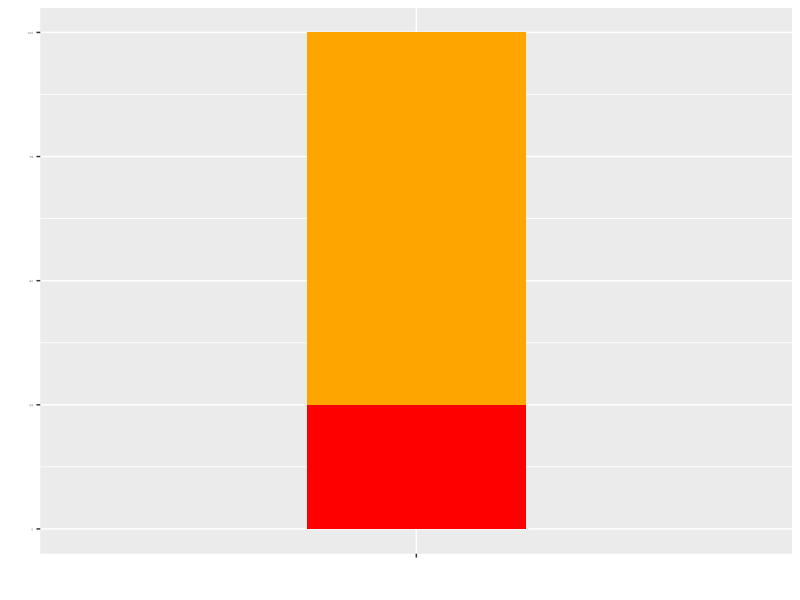
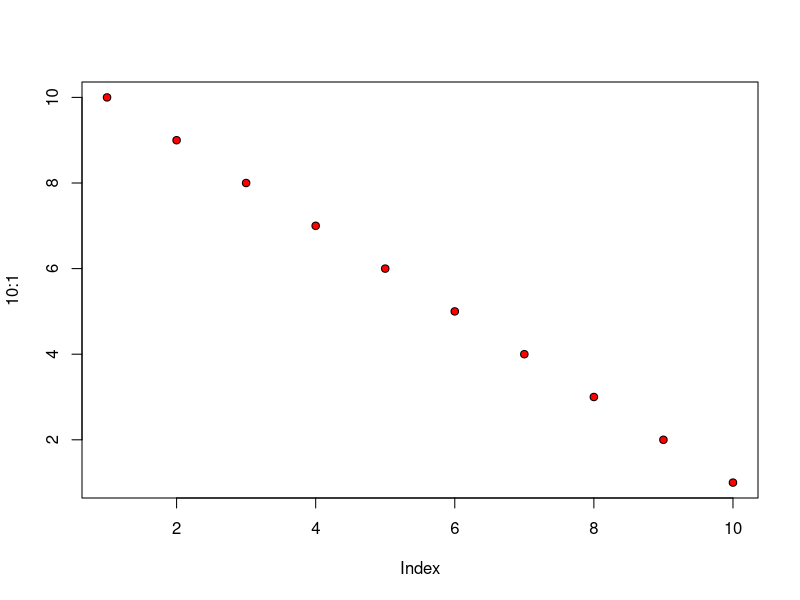
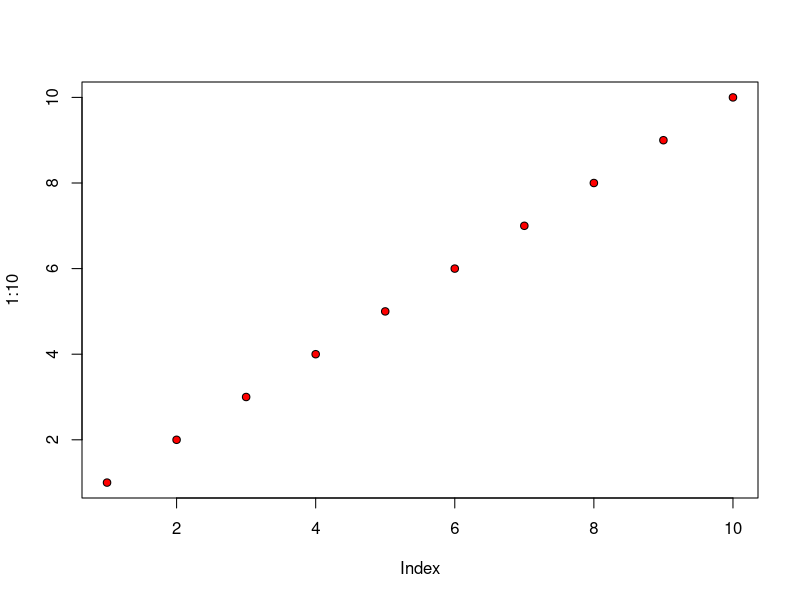
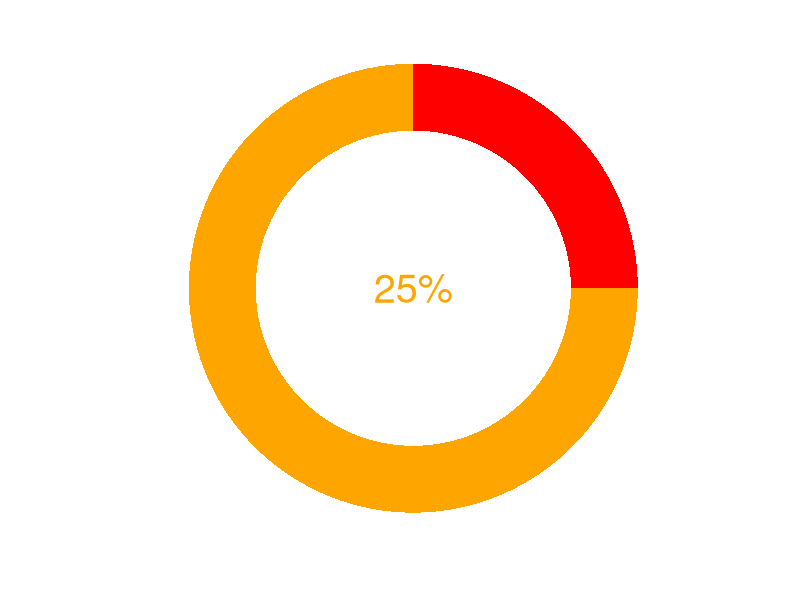
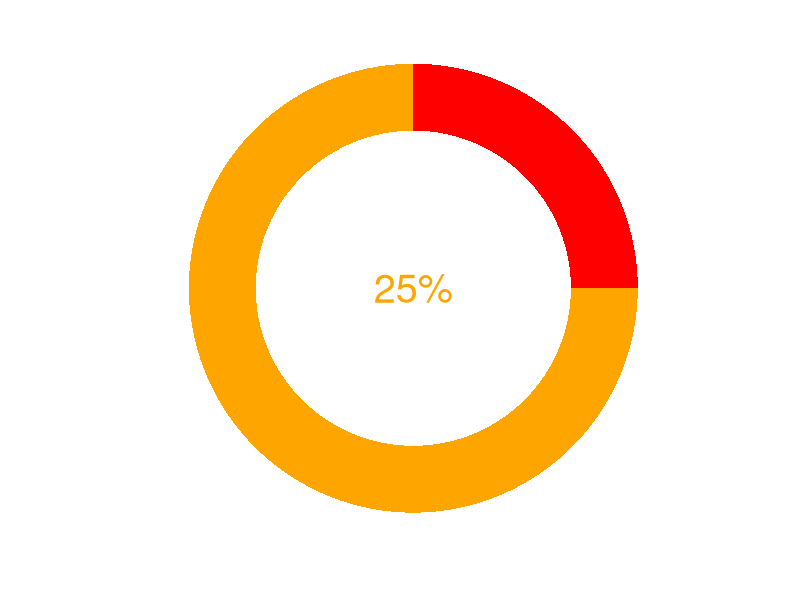
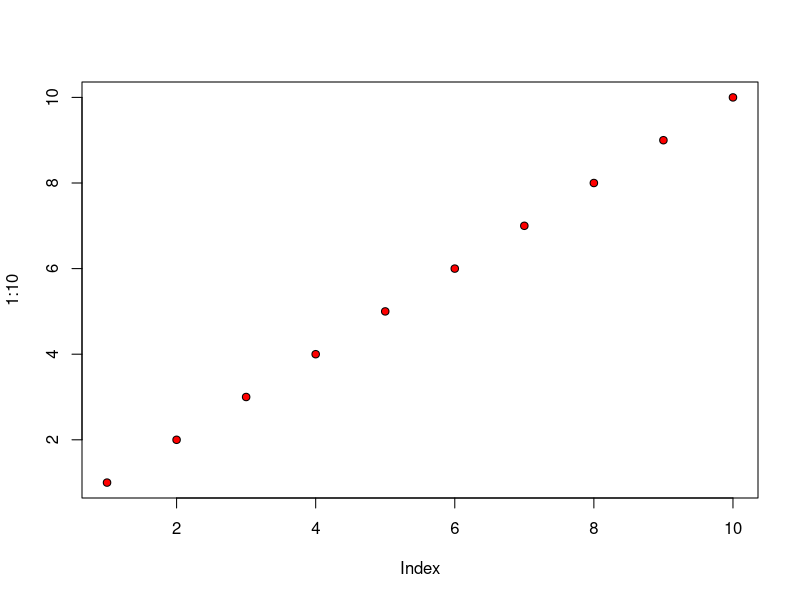
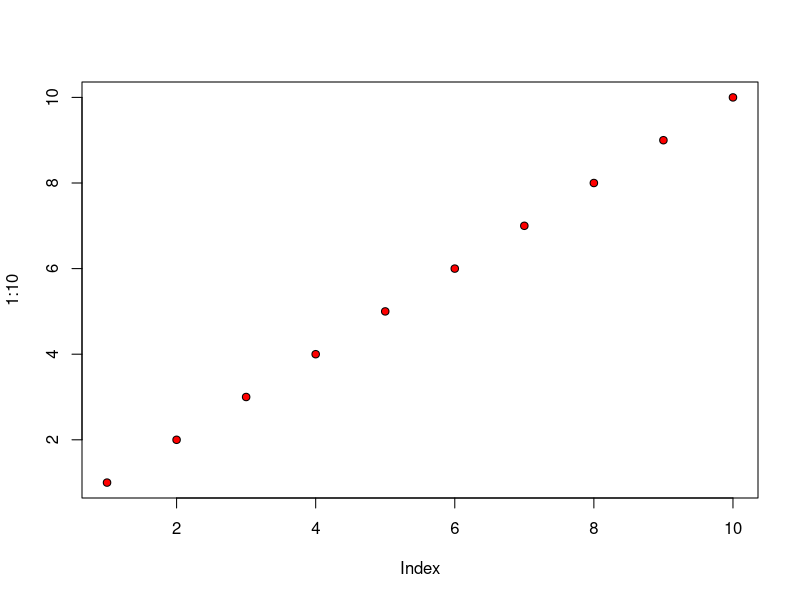

These charts were generated, in order, by the following R code:
## ---- chunk 1
#This area creates the plots and sets up other objects to be inserted into the RMarkdown code later on.

image_width <- 200
fontSize <- 24

#-----
df <- data.frame(
  group = c("Yes", "No"),
  value = c(25, 75)
)
head(df)

suppressWarnings(  library(ggplot2)   ) #Load library ggplot and suppress any warnings that pop up.
                                        #I had difficulty suppressing them purely with setting warnings = False
                                        #at the start of the RMarkdown chunk.


# Sample Barplot
bp <- ggplot(df, aes(x="", y=value, fill=group)) +
            geom_bar(width = .35, stat = "identity", fill = c('red','orange'))

bp <- bp + labs(x="", y="")  #This removes the 'x' and 'value' labels for the x and y axes respectively.

bp +  theme(legend.position = "none",  #Trying to set the font size to 2 to minimize the space the Y-Axis takes up.
            axis.text.y = element_text(size=2) #erase later, it doesn't seem like this line works.
            )

pie <- bp + #geom_text(aes(label = '14%'), vjust = "inward", hjust = "inward") +
         coord_polar("y", start=0*pi/(180)) +  #This changes the barplot into a donut plot.
         annotate("text", x = 0, y = 0, label = "25%", size = 10, col = 'orange')


pie <- pie + theme(panel.background = ggplot2::element_blank(),
                   axis.text.x = ggplot2::element_blank(),  #This will get rid of the x-axis labels.
                   axis.ticks=element_blank())  #This will get rid of the single x-axis tick.
#-----



## ---- chunk 2
plot(10:1, pch=21, bg="red")
plot(1:10, pch=21, bg="red")
pie
pie

## ---- chunk 3
plot(1:10, pch=21, bg="red")
## ---- chunk 4
plot(1:10, pch=21, bg="red")
## ---- chunk 5
print('This is a sentence!')
